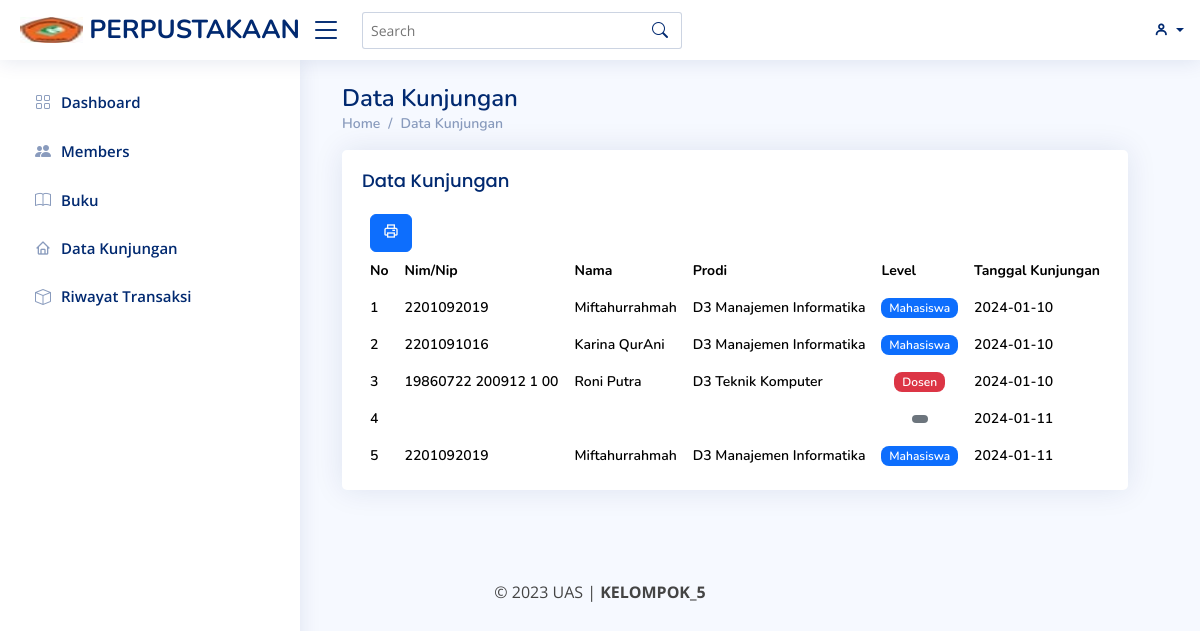
The page /index.php?page=kunjungan (signed in) on the database its author committed.
### tables this page shows
CREATE TABLE `kunjungan` (
  `id` int(11) NOT NULL,
  `nim` varchar(20) NOT NULL,
  `nama` varchar(100) NOT NULL,
  `prodi` varchar(255) NOT NULL,
  `level` varchar(255) NOT NULL,
  `tanggal` date NOT NULL,
  `total_kunjungan` int(11) NOT NULL DEFAULT '0'
);

### kunjungan.php (the view, shortened to what this page needs)
<div class="pagetitle">
    <h1>Data Kunjungan</h1>
    <nav>
        <ol class="breadcrumb">
            <li class="breadcrumb-item"><a href="index.php?page=dashboard">Home</a></li>
            <li class="breadcrumb-item active"><a href="index.php?page=kunjungan">Data Kunjungan</a></li>
            <?php
            $aksi = isset($_GET['aksi']) ? $_GET['aksi'] : 'list';
            switch ($aksi) {
                case 'list':
                    ?>
                    <section class="section dashboard">
                        <div class="row">
                            <div class="col-lg-12 mt-3">
                                <div class="row">
                                    <div class="col-12">
                                        <div class="card top-selling overflow-auto">
                                            <div class="card-body pb-0">
                                                <h5 class="card-title">Data Kunjungan</h5>
                                                <table class="table table-borderless datatable">
                                                    <?php
                                                    if ($_SESSION['level'] == 'admin') {
                                                        ?>
                                                        <a href="cetak_laporan_kunjungan.php"
                                                            class="btn btn-primary text-light ms-2"><span class="bx bx-printer"></a>
                                                        <?php
                                                    }
                                                    ?>
                                                    <thead>
                                                        <tr>
                                                            <th scope="col">No</th>
                                                            <th scope="col">Nim/Nip</th>
                                                            <th scope="col">Nama</th>
                                                            <th scope="col">Prodi</th>
                                                            <th scope="col">Level</th>
                                                            <th scope="col">Tanggal Kunjungan</th>
                                                        </tr>
                                                    </thead>
                                                    <tbody>
                                                        <?php
                                                        require 'koneksi.php';
                                                        $query = "SELECT * FROM kunjungan";
                                                        $result = $db->query($query);
                                                        $nomor = 1;
                                                        foreach ($result as $row):
                                                            ?>
                                                            <tr>
                                                                <td>
                                                                    <?= $nomor++ ?>
                                                                </td>
                                                                <td>
                                                                    <?= $row['nim'] ?>
                                                                </td>
                                                                <td>
                                                                    <?= $row['nama'] ?>
                                                                </td>
                                                                <td>
                                                                    <?= $row['prodi'] ?>
                                                                </td>
                                                                <td class="border-bottom-0">
                                                                    <div class="d-flex justify-content-center gap-2 fs-6">
                                                                        <?php
                                                                        $level = $row['level'];
                                                                        $colorMapping = [
                                                                            'Staff' => 'bg-success',
                                                                            'Mahasiswa' => 'bg-primary',
                                                                            'Dosen' => 'bg-danger',
                                                                        ];
                                                                        $badgeClass = isset($colorMapping[$level]) ? $colorMapping[$level] : 'bg-secondary';
                                                                        ?>
                                                                        <span
                                                                            class="badge <?= $badgeClass ?> rounded-3 fw-semibold">
                                                                            <?= $level ?>
                                                                        </span>
                                                                    </div>
                                                                </td>
                                                                <td>
                                                                    <?= $row['tanggal'] ?>
                                                                </td>
                                                            </tr>
                                                        <?php endforeach ?>
                                                    </tbody>
                                                </table>
                                            </div>
                                        </div>
                                    </div>
                                </div>
                            </div>
                        </div>
                    </section>
                    <?php
                    break;
            }
            ?>

### assets/css/style.css (style rules this page uses)
:root { scroll-behavior: smooth; }
body { font-family: "Open Sans", sans-serif; background: #f6f9ff; color: #444444; }
a { color: #4154f1; text-decoration: none; }
h1, h2, h3, h4, h5, h6 { font-family: "Nunito", sans-serif; }
.pagetitle { margin-bottom: 10px; }
.pagetitle h1 { font-size: 24px; margin-bottom: 0; font-weight: 600; color: #012970; }
.card { margin-bottom: 30px; border: none; border-radius: 5px; box-shadow: 0px 0 30px rgba(1, 41, 112, 0.1); }
.card-title { padding: 20px 0 15px 0; font-size: 18px; font-weight: 500; color: #012970; font-family: "Poppins", sans-serif; }
.card-body { padding: 0 20px 20px 20px; }
.breadcrumb { font-size: 14px; font-family: "Nunito", sans-serif; color: #899bbd; font-weight: 600; }
.breadcrumb a { color: #899bbd; transition: 0.3s; }
.breadcrumb .breadcrumb-item::before { color: #899bbd; }
.breadcrumb .active { color: #51678f; font-weight: 600; }
.dashboard .top-selling { font-size: 14px; }
.dashboard .top-selling .table thead { background: #f6f6fe; }
.dashboard .top-selling .table thead th { border: 0; }
.dashboard .top-selling .table tbody td { vertical-align: middle; }

### rows shown on the page
kunjungan: nim "2201092019", nama "Miftahurrahmah", prodi "D3 Manajemen Informatika", level "Mahasiswa", tanggal "2024-01-10"
kunjungan: nim "2201091016", nama "Karina QurAni", prodi "D3 Manajemen Informatika", level "Mahasiswa", tanggal "2024-01-10"
kunjungan: nim "19860722 200912 1 00", nama "Roni Putra", prodi "D3 Teknik Komputer", level "Dosen", tanggal "2024-01-10"
kunjungan: tanggal "2024-01-11"
kunjungan: nim "2201092019", nama "Miftahurrahmah", prodi "D3 Manajemen Informatika", level "Mahasiswa", tanggal "2024-01-11"
